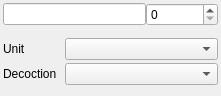
<?xml version="1.0" encoding="UTF-8"?>
<ui version="4.0">
 <class>DrugEditor</class>
 <widget class="QWidget" name="DrugEditor">
  <property name="geometry">
   <rect>
    <x>0</x>
    <y>0</y>
    <width>221</width>
    <height>96</height>
   </rect>
  </property>
  <property name="windowTitle">
   <string>Form</string>
  </property>
  <layout class="QGridLayout" name="gridLayout">
   <property name="leftMargin">
    <number>0</number>
   </property>
   <property name="topMargin">
    <number>0</number>
   </property>
   <property name="rightMargin">
    <number>0</number>
   </property>
   <property name="bottomMargin">
    <number>0</number>
   </property>
   <property name="spacing">
    <number>0</number>
   </property>
   <item row="0" column="0">
    <widget class="QWidget" name="backgroundWidget" native="true">
     <layout class="QVBoxLayout" name="verticalLayout" stretch="3,0,1">
      <property name="spacing">
       <number>2</number>
      </property>
      <property name="leftMargin">
       <number>3</number>
      </property>
      <property name="topMargin">
       <number>3</number>
      </property>
      <property name="rightMargin">
       <number>3</number>
      </property>
      <property name="bottomMargin">
       <number>3</number>
      </property>
      <item>
       <layout class="QHBoxLayout" name="horizontalLayout" stretch="2,1">
        <property name="spacing">
         <number>0</number>
        </property>
        <item>
         <widget class="QLineEdit" name="nameEdit"/>
        </item>
        <item>
         <widget class="QSpinBox" name="doseSpinBox"/>
        </item>
       </layout>
      </item>
      <item>
       <spacer name="verticalSpacer">
        <property name="orientation">
         <enum>Qt::Orientation::Vertical</enum>
        </property>
        <property name="sizeType">
         <enum>QSizePolicy::Policy::Fixed</enum>
        </property>
        <property name="sizeHint" stdset="0">
         <size>
          <width>17</width>
          <height>10</height>
         </size>
        </property>
       </spacer>
      </item>
      <item>
       <layout class="QFormLayout" name="formLayout">
        <property name="horizontalSpacing">
         <number>8</number>
        </property>
        <property name="verticalSpacing">
         <number>3</number>
        </property>
        <item row="0" column="0">
         <widget class="QLabel" name="label">
          <property name="text">
           <string>Unit</string>
          </property>
         </widget>
        </item>
        <item row="0" column="1">
         <widget class="QComboBox" name="unitComboBox"/>
        </item>
        <item row="1" column="0">
         <widget class="QLabel" name="label_2">
          <property name="text">
           <string>Decoction</string>
          </property>
         </widget>
        </item>
        <item row="1" column="1">
         <widget class="QComboBox" name="decoctionComboBox"/>
        </item>
       </layout>
      </item>
     </layout>
    </widget>
   </item>
  </layout>
 </widget>
 <resources/>
 <connections/>
</ui>
